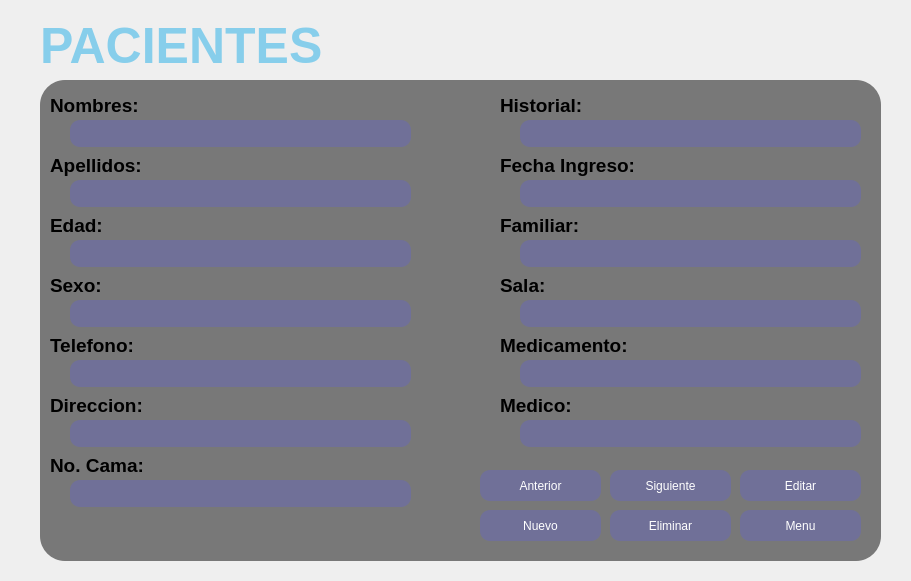
<?xml version="1.0" encoding="UTF-8"?>
<ui version="4.0">
 <class>People</class>
 <widget class="QWidget" name="People">
  <property name="windowModality">
   <enum>Qt::WindowModal</enum>
  </property>
  <property name="geometry">
   <rect>
    <x>0</x>
    <y>0</y>
    <width>911</width>
    <height>581</height>
   </rect>
  </property>
  <property name="windowTitle">
   <string>Krankenhaus</string>
  </property>
  <widget class="QLabel" name="label">
   <property name="geometry">
    <rect>
     <x>0</x>
     <y>0</y>
     <width>911</width>
     <height>581</height>
    </rect>
   </property>
   <property name="frameShadow">
    <enum>QFrame::Raised</enum>
   </property>
   <property name="text">
    <string/>
   </property>
   <property name="pixmap">
    <pixmap>../imagenes/39918066-minimal-wallpapers.jpg</pixmap>
   </property>
   <property name="scaledContents">
    <bool>true</bool>
   </property>
  </widget>
  <widget class="QLabel" name="label_2">
   <property name="geometry">
    <rect>
     <x>40</x>
     <y>10</y>
     <width>301</width>
     <height>71</height>
    </rect>
   </property>
   <property name="styleSheet">
    <string notr="true">#label_2{
	font-size: 50px;
	color: skyblue;
   font: bold;
}</string>
   </property>
   <property name="text">
    <string>PACIENTES</string>
   </property>
  </widget>
  <widget class="QFrame" name="panel">
   <property name="geometry">
    <rect>
     <x>40</x>
     <y>80</y>
     <width>841</width>
     <height>481</height>
    </rect>
   </property>
   <property name="styleSheet">
    <string notr="true">#panel{
	background-color: rgba(0,0,0,0.5);
   border-radius: 25px;
}</string>
   </property>
   <property name="frameShape">
    <enum>QFrame::StyledPanel</enum>
   </property>
   <property name="frameShadow">
    <enum>QFrame::Raised</enum>
   </property>
   <widget class="QLabel" name="label_3">
    <property name="geometry">
     <rect>
      <x>10</x>
      <y>10</y>
      <width>211</width>
      <height>31</height>
     </rect>
    </property>
    <property name="font">
     <font>
      <pointsize>14</pointsize>
      <weight>75</weight>
      <bold>true</bold>
     </font>
    </property>
    <property name="text">
     <string>Nombres: </string>
    </property>
   </widget>
   <widget class="QLabel" name="label_4">
    <property name="geometry">
     <rect>
      <x>10</x>
      <y>70</y>
      <width>211</width>
      <height>31</height>
     </rect>
    </property>
    <property name="font">
     <font>
      <pointsize>14</pointsize>
      <weight>75</weight>
      <bold>true</bold>
     </font>
    </property>
    <property name="text">
     <string>Apellidos:</string>
    </property>
   </widget>
   <widget class="QLabel" name="label_5">
    <property name="geometry">
     <rect>
      <x>10</x>
      <y>130</y>
      <width>211</width>
      <height>31</height>
     </rect>
    </property>
    <property name="font">
     <font>
      <pointsize>14</pointsize>
      <weight>75</weight>
      <bold>true</bold>
     </font>
    </property>
    <property name="text">
     <string>Edad:</string>
    </property>
   </widget>
   <widget class="QLabel" name="label_6">
    <property name="geometry">
     <rect>
      <x>10</x>
      <y>190</y>
      <width>211</width>
      <height>31</height>
     </rect>
    </property>
    <property name="font">
     <font>
      <pointsize>14</pointsize>
      <weight>75</weight>
      <bold>true</bold>
     </font>
    </property>
    <property name="text">
     <string>Sexo:</string>
    </property>
   </widget>
   <widget class="QLabel" name="label_7">
    <property name="geometry">
     <rect>
      <x>10</x>
      <y>250</y>
      <width>211</width>
      <height>31</height>
     </rect>
    </property>
    <property name="font">
     <font>
      <pointsize>14</pointsize>
      <weight>75</weight>
      <bold>true</bold>
     </font>
    </property>
    <property name="text">
     <string>Telefono:</string>
    </property>
   </widget>
   <widget class="QLabel" name="label_8">
    <property name="geometry">
     <rect>
      <x>10</x>
      <y>310</y>
      <width>211</width>
      <height>31</height>
     </rect>
    </property>
    <property name="font">
     <font>
      <pointsize>14</pointsize>
      <weight>75</weight>
      <bold>true</bold>
     </font>
    </property>
    <property name="text">
     <string>Direccion:</string>
    </property>
   </widget>
   <widget class="QLabel" name="label_9">
    <property name="geometry">
     <rect>
      <x>10</x>
      <y>370</y>
      <width>211</width>
      <height>31</height>
     </rect>
    </property>
    <property name="font">
     <font>
      <pointsize>14</pointsize>
      <weight>75</weight>
      <bold>true</bold>
     </font>
    </property>
    <property name="text">
     <string>No. Cama:</string>
    </property>
   </widget>
   <widget class="QLabel" name="label_10">
    <property name="geometry">
     <rect>
      <x>460</x>
      <y>10</y>
      <width>211</width>
      <height>31</height>
     </rect>
    </property>
    <property name="font">
     <font>
      <pointsize>14</pointsize>
      <weight>75</weight>
      <bold>true</bold>
     </font>
    </property>
    <property name="text">
     <string>Historial:</string>
    </property>
   </widget>
   <widget class="QLabel" name="label_11">
    <property name="geometry">
     <rect>
      <x>460</x>
      <y>70</y>
      <width>211</width>
      <height>31</height>
     </rect>
    </property>
    <property name="font">
     <font>
      <pointsize>14</pointsize>
      <weight>75</weight>
      <bold>true</bold>
     </font>
    </property>
    <property name="text">
     <string>Fecha Ingreso:</string>
    </property>
   </widget>
   <widget class="QLabel" name="label_12">
    <property name="geometry">
     <rect>
      <x>460</x>
      <y>130</y>
      <width>211</width>
      <height>31</height>
     </rect>
    </property>
    <property name="font">
     <font>
      <pointsize>14</pointsize>
      <weight>75</weight>
      <bold>true</bold>
     </font>
    </property>
    <property name="text">
     <string>Familiar:</string>
    </property>
   </widget>
   <widget class="QLabel" name="label_13">
    <property name="geometry">
     <rect>
      <x>460</x>
      <y>190</y>
      <width>211</width>
      <height>31</height>
     </rect>
    </property>
    <property name="font">
     <font>
      <pointsize>14</pointsize>
      <weight>75</weight>
      <bold>true</bold>
     </font>
    </property>
    <property name="text">
     <string>Sala:</string>
    </property>
   </widget>
   <widget class="QLabel" name="label_14">
    <property name="geometry">
     <rect>
      <x>460</x>
      <y>250</y>
      <width>211</width>
      <height>31</height>
     </rect>
    </property>
    <property name="font">
     <font>
      <pointsize>14</pointsize>
      <weight>75</weight>
      <bold>true</bold>
     </font>
    </property>
    <property name="text">
     <string>Medicamento:</string>
    </property>
   </widget>
   <widget class="QLabel" name="label_15">
    <property name="geometry">
     <rect>
      <x>460</x>
      <y>310</y>
      <width>211</width>
      <height>31</height>
     </rect>
    </property>
    <property name="font">
     <font>
      <pointsize>14</pointsize>
      <weight>75</weight>
      <bold>true</bold>
     </font>
    </property>
    <property name="text">
     <string>Medico:</string>
    </property>
   </widget>
   <widget class="QLineEdit" name="nombres">
    <property name="geometry">
     <rect>
      <x>30</x>
      <y>40</y>
      <width>341</width>
      <height>27</height>
     </rect>
    </property>
    <property name="styleSheet">
     <string notr="true">#nombres{
	background-color: rgba(100,100,200,0.4);
   color: white;
   border-radius: 10px;
}</string>
    </property>
    <property name="alignment">
     <set>Qt::AlignCenter</set>
    </property>
    <property name="readOnly">
     <bool>true</bool>
    </property>
   </widget>
   <widget class="QLineEdit" name="apellidos">
    <property name="geometry">
     <rect>
      <x>30</x>
      <y>100</y>
      <width>341</width>
      <height>27</height>
     </rect>
    </property>
    <property name="styleSheet">
     <string notr="true">#apellidos{
	background-color: rgba(100,100,200,0.4);
   color: white;
   border-radius: 10px;
}</string>
    </property>
    <property name="cursorPosition">
     <number>0</number>
    </property>
    <property name="alignment">
     <set>Qt::AlignCenter</set>
    </property>
    <property name="readOnly">
     <bool>true</bool>
    </property>
   </widget>
   <widget class="QLineEdit" name="edad">
    <property name="geometry">
     <rect>
      <x>30</x>
      <y>160</y>
      <width>341</width>
      <height>27</height>
     </rect>
    </property>
    <property name="styleSheet">
     <string notr="true">#edad{
	background-color: rgba(100,100,200,0.4);
   color: white;
   border-radius: 10px;
}</string>
    </property>
    <property name="alignment">
     <set>Qt::AlignCenter</set>
    </property>
    <property name="readOnly">
     <bool>true</bool>
    </property>
   </widget>
   <widget class="QLineEdit" name="sexo">
    <property name="geometry">
     <rect>
      <x>30</x>
      <y>220</y>
      <width>341</width>
      <height>27</height>
     </rect>
    </property>
    <property name="styleSheet">
     <string notr="true">#sexo{
	background-color: rgba(100,100,200,0.4);
   color: white;
   border-radius: 10px;
}</string>
    </property>
    <property name="alignment">
     <set>Qt::AlignCenter</set>
    </property>
    <property name="readOnly">
     <bool>true</bool>
    </property>
   </widget>
   <widget class="QLineEdit" name="telefono">
    <property name="geometry">
     <rect>
      <x>30</x>
      <y>280</y>
      <width>341</width>
      <height>27</height>
     </rect>
    </property>
    <property name="styleSheet">
     <string notr="true">#telefono{
	background-color: rgba(100,100,200,0.4);
   color: white;
   border-radius: 10px;
}</string>
    </property>
    <property name="alignment">
     <set>Qt::AlignCenter</set>
    </property>
    <property name="readOnly">
     <bool>true</bool>
    </property>
   </widget>
   <widget class="QLineEdit" name="direccion">
    <property name="geometry">
     <rect>
      <x>30</x>
      <y>340</y>
      <width>341</width>
      <height>27</height>
     </rect>
    </property>
    <property name="styleSheet">
     <string notr="true">#direccion{
	background-color: rgba(100,100,200,0.4);
   color: white;
   border-radius: 10px;
}</string>
    </property>
    <property name="alignment">
     <set>Qt::AlignCenter</set>
    </property>
    <property name="readOnly">
     <bool>true</bool>
    </property>
   </widget>
   <widget class="QLineEdit" name="cama">
    <property name="geometry">
     <rect>
      <x>30</x>
      <y>400</y>
      <width>341</width>
      <height>27</height>
     </rect>
    </property>
    <property name="styleSheet">
     <string notr="true">#cama{
	background-color: rgba(100,100,200,0.4);
   color: white;
   border-radius: 10px;
}</string>
    </property>
    <property name="alignment">
     <set>Qt::AlignCenter</set>
    </property>
    <property name="readOnly">
     <bool>true</bool>
    </property>
   </widget>
   <widget class="QLineEdit" name="historial">
    <property name="geometry">
     <rect>
      <x>480</x>
      <y>40</y>
      <width>341</width>
      <height>27</height>
     </rect>
    </property>
    <property name="styleSheet">
     <string notr="true">#historial{
	background-color: rgba(100,100,200,0.4);
   color: white;
   border-radius: 10px;
}</string>
    </property>
    <property name="alignment">
     <set>Qt::AlignCenter</set>
    </property>
    <property name="readOnly">
     <bool>true</bool>
    </property>
   </widget>
   <widget class="QLineEdit" name="ingreso">
    <property name="geometry">
     <rect>
      <x>480</x>
      <y>100</y>
      <width>341</width>
      <height>27</height>
     </rect>
    </property>
    <property name="styleSheet">
     <string notr="true">#ingreso{
	background-color: rgba(100,100,200,0.4);
   color: white;
   border-radius: 10px;
}</string>
    </property>
    <property name="alignment">
     <set>Qt::AlignCenter</set>
    </property>
    <property name="readOnly">
     <bool>true</bool>
    </property>
   </widget>
   <widget class="QLineEdit" name="familiar">
    <property name="geometry">
     <rect>
      <x>480</x>
      <y>160</y>
      <width>341</width>
      <height>27</height>
     </rect>
    </property>
    <property name="styleSheet">
     <string notr="true">#familiar{
	background-color: rgba(100,100,200,0.4);
   color: white;
   border-radius: 10px;
}</string>
    </property>
    <property name="alignment">
     <set>Qt::AlignCenter</set>
    </property>
    <property name="readOnly">
     <bool>true</bool>
    </property>
   </widget>
   <widget class="QLineEdit" name="sala">
    <property name="geometry">
     <rect>
      <x>480</x>
      <y>220</y>
      <width>341</width>
      <height>27</height>
     </rect>
    </property>
    <property name="styleSheet">
     <string notr="true">#sala{
	background-color: rgba(100,100,200,0.4);
   color: white;
   border-radius: 10px;
}</string>
    </property>
    <property name="alignment">
     <set>Qt::AlignCenter</set>
    </property>
    <property name="readOnly">
     <bool>true</bool>
    </property>
   </widget>
   <widget class="QLineEdit" name="medicamento">
    <property name="geometry">
     <rect>
      <x>480</x>
      <y>280</y>
      <width>341</width>
      <height>27</height>
     </rect>
    </property>
    <property name="styleSheet">
     <string notr="true">#medicamento{
	background-color: rgba(100,100,200,0.4);
   color: white;
   border-radius: 10px;
}</string>
    </property>
    <property name="alignment">
     <set>Qt::AlignCenter</set>
    </property>
    <property name="readOnly">
     <bool>true</bool>
    </property>
   </widget>
   <widget class="QLineEdit" name="medico">
    <property name="geometry">
     <rect>
      <x>480</x>
      <y>340</y>
      <width>341</width>
      <height>27</height>
     </rect>
    </property>
    <property name="styleSheet">
     <string notr="true">#medico{
	background-color: rgba(100,100,200,0.4);
   color: white;
   border-radius: 10px;
}</string>
    </property>
    <property name="alignment">
     <set>Qt::AlignCenter</set>
    </property>
    <property name="readOnly">
     <bool>true</bool>
    </property>
   </widget>
   <widget class="QPushButton" name="regresar">
    <property name="geometry">
     <rect>
      <x>700</x>
      <y>430</y>
      <width>121</width>
      <height>31</height>
     </rect>
    </property>
    <property name="cursor">
     <cursorShape>PointingHandCursor</cursorShape>
    </property>
    <property name="styleSheet">
     <string notr="true">#regresar{
	background-color: rgba(100,100,200,0.4);
   color: white;
   border-radius: 10px;
}

#regresar:hover{
	background-color: rgba(100,100,200,0.8);
   cursor: pointer;
}</string>
    </property>
    <property name="text">
     <string>Menu</string>
    </property>
   </widget>
   <widget class="QPushButton" name="anterior">
    <property name="geometry">
     <rect>
      <x>440</x>
      <y>390</y>
      <width>121</width>
      <height>31</height>
     </rect>
    </property>
    <property name="cursor">
     <cursorShape>PointingHandCursor</cursorShape>
    </property>
    <property name="styleSheet">
     <string notr="true">#anterior{
	background-color: rgba(100,100,200,0.4);
   color: white;
   border-radius: 10px;
}

#anterior:hover{
	background-color: rgba(100,100,200,0.8);
   cursor: pointer;
}</string>
    </property>
    <property name="text">
     <string>Anterior</string>
    </property>
   </widget>
   <widget class="QPushButton" name="siguiente">
    <property name="geometry">
     <rect>
      <x>570</x>
      <y>390</y>
      <width>121</width>
      <height>31</height>
     </rect>
    </property>
    <property name="cursor">
     <cursorShape>PointingHandCursor</cursorShape>
    </property>
    <property name="styleSheet">
     <string notr="true">#siguiente{
	background-color: rgba(100,100,200,0.4);
   color: white;
   border-radius: 10px;
}

#siguiente:hover{
	background-color: rgba(100,100,200,0.8);
   cursor: pointer;
}</string>
    </property>
    <property name="text">
     <string>Siguiente</string>
    </property>
   </widget>
   <widget class="QPushButton" name="editar">
    <property name="geometry">
     <rect>
      <x>700</x>
      <y>390</y>
      <width>121</width>
      <height>31</height>
     </rect>
    </property>
    <property name="cursor">
     <cursorShape>PointingHandCursor</cursorShape>
    </property>
    <property name="styleSheet">
     <string notr="true">#editar{
	background-color: rgba(100,100,200,0.4);
   color: white;
   border-radius: 10px;
}

#editar:hover{
	background-color: rgba(100,100,200,0.8);
   cursor: pointer;
}</string>
    </property>
    <property name="text">
     <string>Editar</string>
    </property>
   </widget>
   <widget class="QPushButton" name="nuevo">
    <property name="geometry">
     <rect>
      <x>440</x>
      <y>430</y>
      <width>121</width>
      <height>31</height>
     </rect>
    </property>
    <property name="cursor">
     <cursorShape>PointingHandCursor</cursorShape>
    </property>
    <property name="styleSheet">
     <string notr="true">#nuevo{
	background-color: rgba(100,100,200,0.4);
   color: white;
   border-radius: 10px;
}

#nuevo:hover{
	background-color: rgba(100,100,200,0.8);
   cursor: pointer;
}</string>
    </property>
    <property name="text">
     <string>Nuevo</string>
    </property>
   </widget>
   <widget class="QPushButton" name="eliminar">
    <property name="geometry">
     <rect>
      <x>570</x>
      <y>430</y>
      <width>121</width>
      <height>31</height>
     </rect>
    </property>
    <property name="cursor">
     <cursorShape>PointingHandCursor</cursorShape>
    </property>
    <property name="styleSheet">
     <string notr="true">#eliminar{
	background-color: rgba(100,100,200,0.4);
   color: white;
   border-radius: 10px;
}

#eliminar:hover{
	background-color: rgba(100,100,200,0.8);
   cursor: pointer;
}</string>
    </property>
    <property name="text">
     <string>Eliminar</string>
    </property>
   </widget>
  </widget>
 </widget>
 <resources/>
 <connections/>
</ui>
